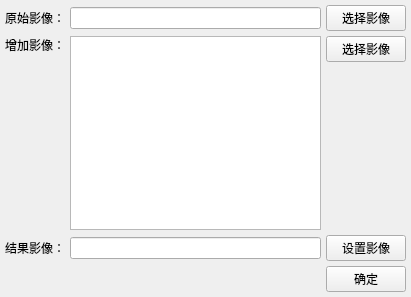
<?xml version="1.0" encoding="UTF-8"?>
<ui version="4.0">
 <class>CompositeImage</class>
 <widget class="QWidget" name="CompositeImage">
  <property name="geometry">
   <rect>
    <x>0</x>
    <y>0</y>
    <width>411</width>
    <height>297</height>
   </rect>
  </property>
  <property name="windowTitle">
   <string>合成影像</string>
  </property>
  <property name="windowIcon">
   <iconset resource="icon.qrc">
    <normaloff>:/icon/32x32/镶嵌1.png</normaloff>:/icon/32x32/镶嵌1.png</iconset>
  </property>
  <layout class="QGridLayout" name="gridLayout">
   <property name="leftMargin">
    <number>5</number>
   </property>
   <property name="topMargin">
    <number>5</number>
   </property>
   <property name="rightMargin">
    <number>5</number>
   </property>
   <property name="bottomMargin">
    <number>5</number>
   </property>
   <property name="spacing">
    <number>5</number>
   </property>
   <item row="0" column="0">
    <layout class="QVBoxLayout" name="verticalLayout_3">
     <item>
      <layout class="QHBoxLayout" name="horizontalLayout">
       <item>
        <widget class="QLabel" name="label">
         <property name="text">
          <string>原始影像：</string>
         </property>
        </widget>
       </item>
       <item>
        <widget class="QLineEdit" name="srcEdt"/>
       </item>
       <item>
        <widget class="QPushButton" name="srcBtn">
         <property name="text">
          <string>选择影像</string>
         </property>
        </widget>
       </item>
      </layout>
     </item>
     <item>
      <layout class="QHBoxLayout" name="horizontalLayout_2">
       <item>
        <layout class="QVBoxLayout" name="verticalLayout">
         <item>
          <widget class="QLabel" name="label_2">
           <property name="text">
            <string>增加影像：</string>
           </property>
          </widget>
         </item>
         <item>
          <spacer name="verticalSpacer">
           <property name="orientation">
            <enum>Qt::Vertical</enum>
           </property>
           <property name="sizeHint" stdset="0">
            <size>
             <width>20</width>
             <height>40</height>
            </size>
           </property>
          </spacer>
         </item>
        </layout>
       </item>
       <item>
        <widget class="QPlainTextEdit" name="addPEdt"/>
       </item>
       <item>
        <layout class="QVBoxLayout" name="verticalLayout_2">
         <item>
          <widget class="QPushButton" name="addBtn">
           <property name="text">
            <string>选择影像</string>
           </property>
          </widget>
         </item>
         <item>
          <spacer name="verticalSpacer_2">
           <property name="orientation">
            <enum>Qt::Vertical</enum>
           </property>
           <property name="sizeHint" stdset="0">
            <size>
             <width>20</width>
             <height>40</height>
            </size>
           </property>
          </spacer>
         </item>
        </layout>
       </item>
      </layout>
     </item>
     <item>
      <layout class="QHBoxLayout" name="horizontalLayout_3">
       <item>
        <widget class="QLabel" name="label_3">
         <property name="text">
          <string>结果影像：</string>
         </property>
        </widget>
       </item>
       <item>
        <widget class="QLineEdit" name="dstEdt"/>
       </item>
       <item>
        <widget class="QPushButton" name="dstBtn">
         <property name="text">
          <string>设置影像</string>
         </property>
        </widget>
       </item>
      </layout>
     </item>
     <item>
      <layout class="QHBoxLayout" name="horizontalLayout_4">
       <item>
        <spacer name="horizontalSpacer">
         <property name="orientation">
          <enum>Qt::Horizontal</enum>
         </property>
         <property name="sizeHint" stdset="0">
          <size>
           <width>40</width>
           <height>20</height>
          </size>
         </property>
        </spacer>
       </item>
       <item>
        <widget class="QPushButton" name="okBtn">
         <property name="text">
          <string>确定</string>
         </property>
        </widget>
       </item>
      </layout>
     </item>
    </layout>
   </item>
  </layout>
 </widget>
 <resources>
  <include location="icon.qrc"/>
 </resources>
 <connections/>
</ui>
